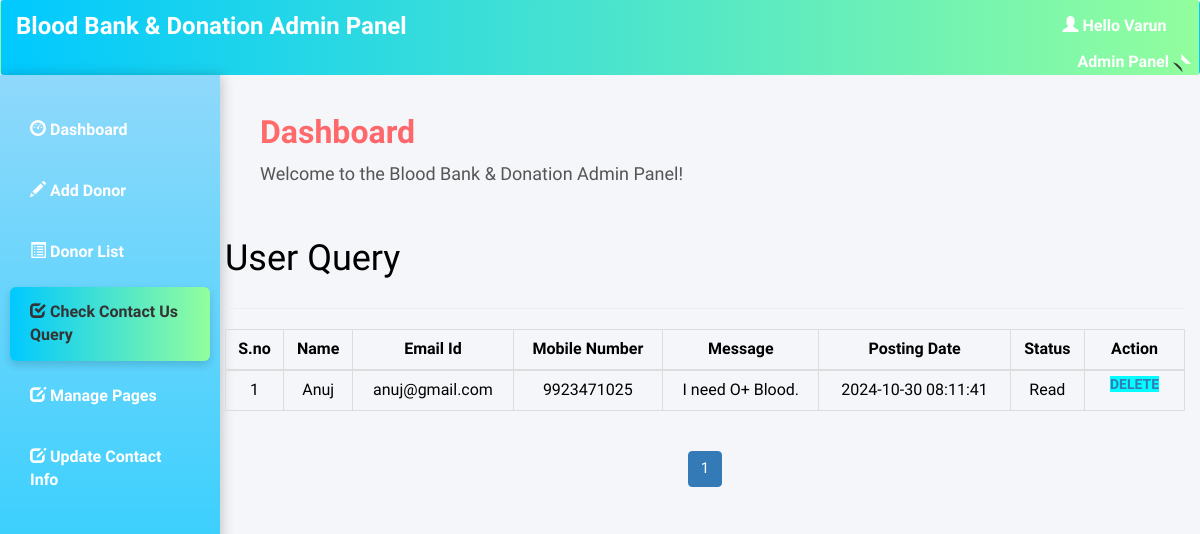
Page /admin/query.php (signed in) on the committed database.
### tables this page shows
create table contact_query(
query_id int auto_increment Not Null,
query_name varchar(100) NOT NULL,
query_mail varchar(120) NOT NULL,
query_number char(11) NOT NULL,
query_message longtext NOT NULL,
query_date timestamp NOT NULL DEFAULT CURRENT_TIMESTAMP,
query_status int(11) DEFAULT NULL,
Primary key(query_id)
);

### admin/query.php (the view, shortened to what this page needs)
<html>
<head>
  <link rel="stylesheet" href="https://maxcdn.bootstrapcdn.com/bootstrap/3.4.1/css/bootstrap.min.css">
</head>
<?php
include 'conn.php';
  if (isset($_SESSION['loggedin']) && $_SESSION['loggedin'] == true) {
  ?>
<body style="color:black">
<div id="header">
<?php include 'header.php';
?>
</div>
<div id="sidebar">
<?php $active="query"; include 'sidebar.php'; ?>
</div>
<div id="content" >
  <div class="content-wrapper">
    <div class="container-fluid">
      <div class="row">
        <div class="col-md-12 lg-12 sm-12">
          <h1 class="page-title">User Query</h1>
        </div>
      </div>
      <hr>
      <?php
        include 'conn.php';
          $limit = 10;
          if(isset($_GET['page'])){
            $page = $_GET['page'];
          }else{
            $page = 1;
          }
          $offset = ($page - 1) * $limit;
          $count=$offset+1;
        $sql= "select * from contact_query LIMIT {$offset},{$limit}";
        $result=mysqli_query($conn,$sql);
        if(mysqli_num_rows($result)>0)   {
       ?>
       <div class="table-responsive">
      <table class="table table-bordered" style="text-align:center">
          <thead style="text-align:center">
          <th style="text-align:center">S.no</th>
          <th style="text-align:center">Name</th>
          <th style="text-align:center">Email Id</th>
          <th style="text-align:center">Mobile Number</th>
          <th style="text-align:center">Message</th>
          <th style="text-align:center">Posting Date</th>
          <th style="text-align:center">Status</th>
          <th style="text-align:center">Action</th>
          </thead>
          <tbody>
            <?php
            while($row = mysqli_fetch_assoc($result)) { ?>
          <tr>
                  <td><?php echo $count++; ?></td>
                  <td><?php echo $row['query_name']; ?></td>
                  <td><?php echo $row['query_mail']; ?></td>
                  <td><?php echo $row['query_number']; ?></td>
                  <td><?php echo $row['query_message']; ?></td>
                  <td><?php echo $row['query_date']; ?></td>
                  <?php if($row['query_status']==1)
{
?><td>Read<br></td>
<?php } else {?>
<td><a href="query.php?id=<?php echo $row['query_id'];?>" onclick="clickme()"><b id="demo">Pending</b></a><br>
</td>
<?php } ?>
                    <td id="he" style="width:100px">
                    <a style="background-color:aqua" href='delete_query.php?id=<?php echo $row['query_id']; ?>'> Delete </a>
                </td>
              </tr>
            <?php } ?>
          </tbody>
      </table>
    </div>
    <?php } ?>
    <div class="table-responsive"style="text-align:center;align:center">
        <?php
        $sql1 = "SELECT * FROM contact_query";
        $result1 = mysqli_query($conn, $sql1) or die("Query Failed.");
        if(mysqli_num_rows($result1) > 0){
          $total_records = mysqli_num_rows($result1);
          $total_page = ceil($total_records / $limit);
          echo '<ul class="pagination admin-pagination">';
          for($i = 1; $i <= $total_page; $i++){
            if($i == $page){
              $active = "active";
            }else{
              $active = "";
            }
            echo '<li class="'.$active.'"><a href="query.php?page='.$i.'">'.$i.'</a></li>';
          }
          echo '</ul>';
        }
        ?>
        </div>
      </div>
    </div>
   <?php }
    ?>
</body>
</html>

### admin/header.php (shortened to what this page needs)
<!DOCTYPE html>
<html lang="en">
<head>
  <link rel="stylesheet" href="https://maxcdn.bootstrapcdn.com/bootstrap/3.4.1/css/bootstrap.min.css">
</head>
<body>
<nav class="navbar">
  <div class="container-fluid">
    <div class="navbar-header">
      <a class="navbar-brand" href="dashboard.php">Blood Bank & Donation Admin Panel</a>
    </div>
    <ul class="nav navbar-nav navbar-right">
      <li class="dropdown">
        <a href="#" class="dropdown-toggle" data-toggle="dropdown">
          <span class="glyphicon glyphicon-user"></span>
          <?php
            include 'conn.php';
            $username = $_SESSION['username'];
            $sql = "SELECT * FROM admin_info WHERE admin_username='$username'";
            $result = mysqli_query($conn, $sql) or die("query failed.");
            $row = mysqli_fetch_assoc($result);
            echo "Hello " . $row['admin_name'];
          ?>
            <div class="dropdown">
              <a class="dropdown-toggle">
                Admin Panel
                <span class="caret"></span>
              </a>
        </div>
      </li>
    </ul>
  </div>
</nav>
</body>
</html>

### admin/query.php (style rules this page uses)
#sidebar { position:relative;margin-top:-20px }
#content { position:relative;margin-left:210px }
#he { font-size: 14px; font-weight: 600; text-transform: uppercase; padding: 3px 7px; color: #fff; text-decoration: none; border-radius: 3px; align:center }

### admin/header.php (style rules this page uses)
body { font-family: 'Roboto', sans-serif; background-color: #f5f5f5; color: #333; }
.navbar { background: linear-gradient(90deg, #00C9FF, #92FE9D); border: none; border-radius: 0; }
.navbar .navbar-brand { color: #fff; font-weight: bold; font-size: 24px; }
.navbar-nav > li > a { color: #fff; font-weight: 500; }
.navbar-right .dropdown-toggle { font-weight: bold; color: #fff; }
.dropdown-toggle { color: #333; font-weight: bold; cursor: pointer; padding: 10px; font-size: 16px; transition: color 0.3s ease; }
.caret { margin-left: 5px; border: solid #333; border-width: 0 2px 2px 0; display: inline-block; padding: 3px; transform: rotate(45deg); transition: transform 0.3s ease; }

### admin/sidebar.php (style rules this page uses)
body { margin: 0; font-family: 'Averia Gruesa Libre', sans-serif; font-size: 15px; color: #333; background-color: #f4f6f9; }

### rows in the picture
contact_query: query_name "Anuj", query_mail "anuj@gmail.com", query_number "9923471025", query_message "I need O+ Blood.", query_date "2024-10-30 08:11:41", query_status "Read"

### other values in the picture
$row['admin_name'] "Varun"
